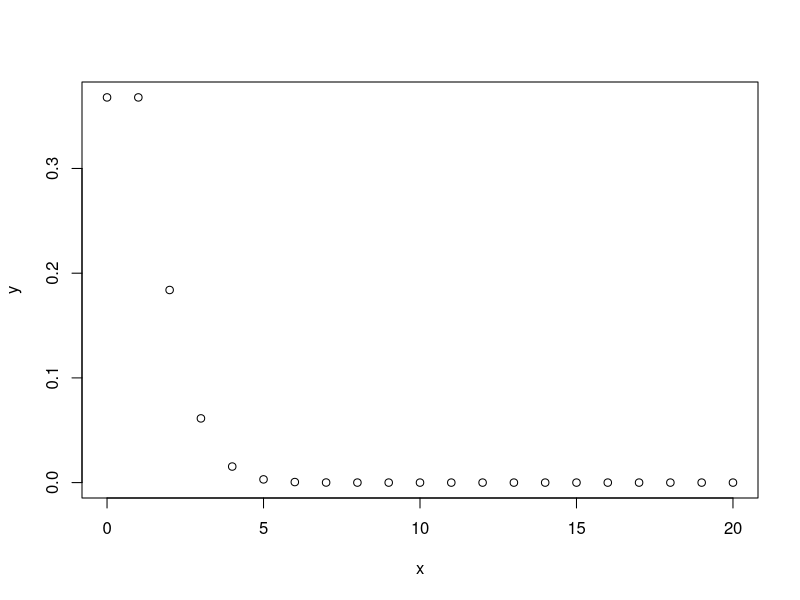

R code for this plot:
x <- seq(0,20,by = 1) 
 y<-dpois(x,1) 
png(file = "dpois.png") 
plot(x,y) 
dev.off()
print(x <- ppois(16, lambda=12))

print(x <- ppois(16, lambda=12, lower=FALSE))

print(x <- qpois(0.75, lambda=12))

print(x <- rpois(16, lambda=12))